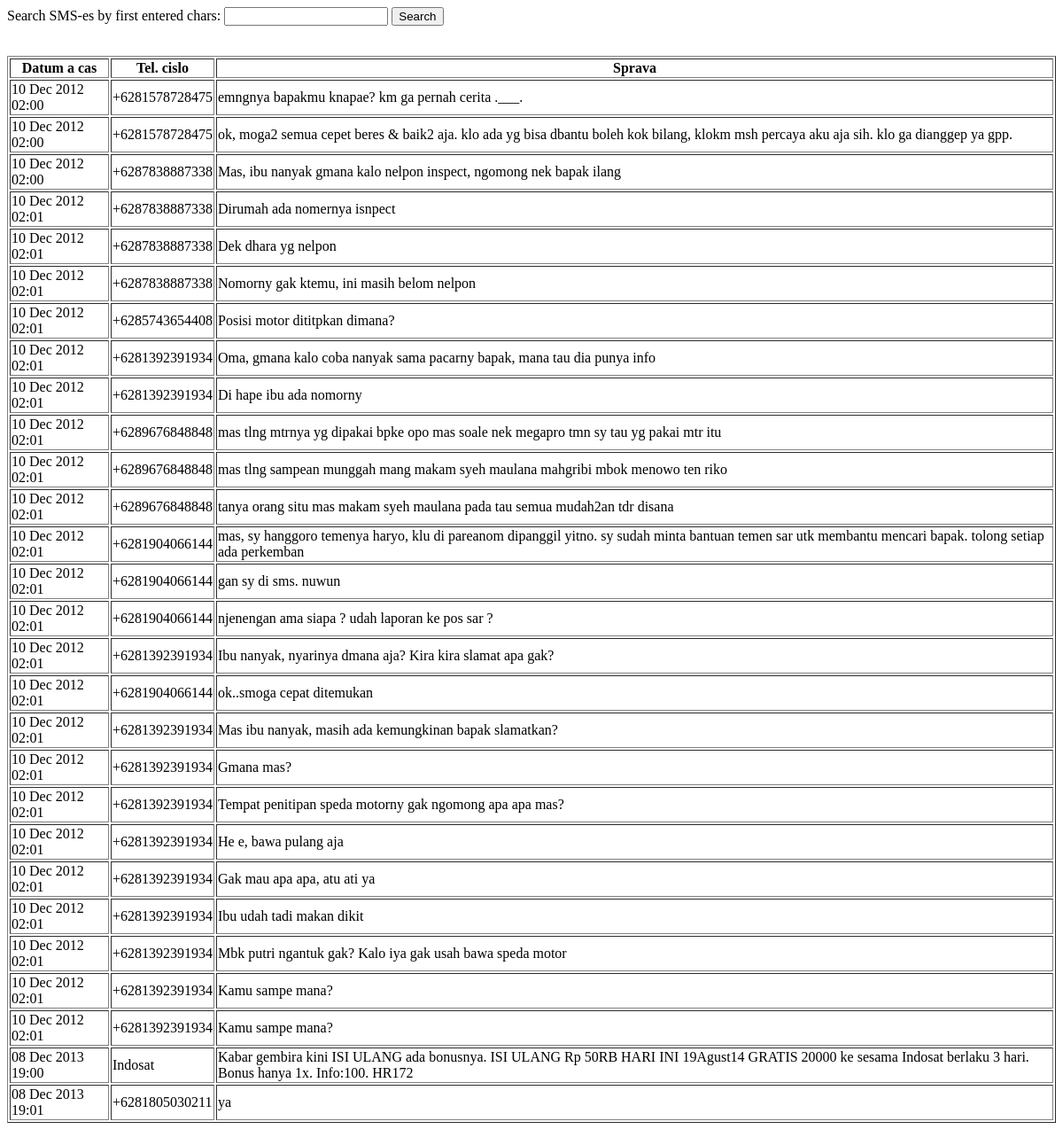
The app's page /gammu/share/doc/gammu/examples/php/smsd-mysql-list/sms.php, older data.
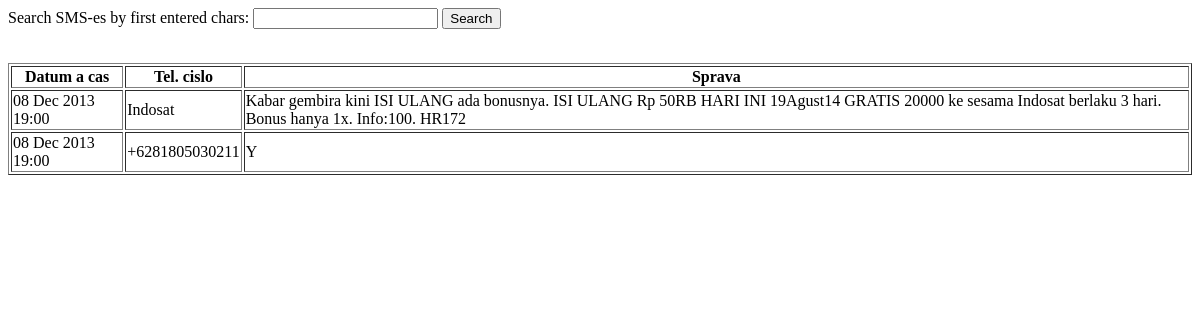
The same page, newer data.
### tables this page shows
CREATE TABLE IF NOT EXISTS `inbox` (
  `UpdatedInDB` timestamp NOT NULL DEFAULT CURRENT_TIMESTAMP ON UPDATE CURRENT_TIMESTAMP,
  `ReceivingDateTime` timestamp NOT NULL DEFAULT '0000-00-00 00:00:00',
  `Text` text NOT NULL,
  `SenderNumber` varchar(20) NOT NULL DEFAULT '',
  `Coding` enum('Default_No_Compression','Unicode_No_Compression','8bit','Default_Compression','Unicode_Compression') NOT NULL DEFAULT 'Default_No_Compression',
  `UDH` text NOT NULL,
  `SMSCNumber` varchar(20) NOT NULL DEFAULT '',
  `Class` int(11) NOT NULL DEFAULT '-1',
  `TextDecoded` text NOT NULL,
  `ID` int(10) unsigned NOT NULL AUTO_INCREMENT,
  `RecipientID` text NOT NULL,
  `Processed` enum('false','true') NOT NULL DEFAULT 'false',
  PRIMARY KEY (`ID`)
);

### gammu/share/doc/gammu/examples/php/smsd-mysql-list/sms.php (the view, shortened to what this page needs)
<html>
<head>
</head>
<body>
<FORM ACTION=sms.php method="post">
Search SMS-es by first entered chars:
<INPUT NAME=Char SIZE=20>
<INPUT TYPE=SUBMIT VALUE="Search"><br/><br/>
</FORM>
<?
function mysql_timestamp_to_human($dt)
{
	$yr=strval(substr($dt,0,4));
	$mo=strval(substr($dt,4,2));
	$da=strval(substr($dt,6,2));
	$hr=strval(substr($dt,8,2));
	$mi=strval(substr($dt,10,2));
        return date("d M Y H:i", mktime ($hr,$mi,0,$mo,$da,$yr))."";
}
if ($Char!="")
    $If = "WHERE TextDecoded LIKE '".AddSlashes($Char)."%'";
else
    $If = "";
$result = mysql_query("SELECT * FROM inbox $If ORDER BY ReceivingDateTime");
echo "<table border=1>";
echo "<tr> <th>Datum a cas </th><th>Tel. cislo</th> <th>Sprava</th> </tr>";
while($row = mysql_fetch_array( $result )) {
	echo "<tr><td>";
	$d= $row['ReceivingDateTime'];
	echo mysql_timestamp_to_human($d);
	echo "</td><td>";
	echo $row['SenderNumber'];
	echo "</td><td>";
	echo $row['TextDecoded'];
	echo "</td></tr>";
}
echo "</table>";
?>
<br><br><br>
</body>
</html>

Row changes from the older to the newer data that the page shows:
removed inbox: ReceivingDateTime "10 Dec 2012 02:00", SenderNumber "+6281578728475", TextDecoded "emngnya bapakmu knapae? km ga pernah cerita .___."
removed inbox: ReceivingDateTime "10 Dec 2012 02:00", SenderNumber "+6281578728475", TextDecoded "ok, moga2 semua cepet beres & baik2 aja. klo ada yg bisa dbantu boleh kok bilang, klokm msh percaya aku aja sih. klo ga dianggep ya gpp."
removed inbox: ReceivingDateTime "10 Dec 2012 02:00", SenderNumber "+6287838887338", TextDecoded "Mas, ibu nanyak gmana kalo nelpon inspect, ngomong nek bapak ilang"
removed inbox: ReceivingDateTime "10 Dec 2012 02:01", SenderNumber "+6287838887338", TextDecoded "Dirumah ada nomernya isnpect"
removed inbox: ReceivingDateTime "10 Dec 2012 02:01", SenderNumber "+6287838887338", TextDecoded "Dek dhara yg nelpon"
removed inbox: ReceivingDateTime "10 Dec 2012 02:01", SenderNumber "+6287838887338", TextDecoded "Nomorny gak ktemu, ini masih belom nelpon"
removed inbox: ReceivingDateTime "10 Dec 2012 02:01", SenderNumber "+6285743654408", TextDecoded "Posisi motor dititpkan dimana?"
removed inbox: ReceivingDateTime "10 Dec 2012 02:01", SenderNumber "+6281392391934", TextDecoded "Oma, gmana kalo coba nanyak sama pacarny bapak, mana tau dia punya info"
removed inbox: ReceivingDateTime "10 Dec 2012 02:01", SenderNumber "+6281392391934", TextDecoded "Di hape ibu ada nomorny"
removed inbox: ReceivingDateTime "10 Dec 2012 02:01", SenderNumber "+6289676848848", TextDecoded "mas tlng mtrnya yg dipakai bpke opo mas soale nek megapro tmn sy tau yg pakai mtr itu"
removed inbox: ReceivingDateTime "10 Dec 2012 02:01", SenderNumber "+6289676848848", TextDecoded "mas tlng sampean munggah mang makam syeh maulana mahgribi mbok menowo ten riko"
removed inbox: ReceivingDateTime "10 Dec 2012 02:01", SenderNumber "+6289676848848", TextDecoded "tanya orang situ mas makam syeh maulana pada tau semua mudah2an tdr disana"
removed inbox: ReceivingDateTime "10 Dec 2012 02:01", SenderNumber "+6281904066144", TextDecoded "mas, sy hanggoro temenya haryo, klu di pareanom dipanggil yitno. sy sudah minta bantuan temen sar utk membantu mencari bapak. tolong setiap ada perkemban"
removed inbox: ReceivingDateTime "10 Dec 2012 02:01", SenderNumber "+6281904066144", TextDecoded "gan sy di sms. nuwun"
removed inbox: ReceivingDateTime "10 Dec 2012 02:01", SenderNumber "+6281904066144", TextDecoded "njenengan ama siapa ? udah laporan ke pos sar ?"
removed inbox: ReceivingDateTime "10 Dec 2012 02:01", SenderNumber "+6281392391934", TextDecoded "Ibu nanyak, nyarinya dmana aja? Kira kira slamat apa gak?"
removed inbox: ReceivingDateTime "10 Dec 2012 02:01", SenderNumber "+6281904066144", TextDecoded "ok..smoga cepat ditemukan"
removed inbox: ReceivingDateTime "10 Dec 2012 02:01", SenderNumber "+6281392391934", TextDecoded "Mas ibu nanyak, masih ada kemungkinan bapak slamatkan?"
removed inbox: ReceivingDateTime "10 Dec 2012 02:01", SenderNumber "+6281392391934", TextDecoded "Gmana mas?"
removed inbox: ReceivingDateTime "10 Dec 2012 02:01", SenderNumber "+6281392391934", TextDecoded "Tempat penitipan speda motorny gak ngomong apa apa mas?"
removed inbox: ReceivingDateTime "10 Dec 2012 02:01", SenderNumber "+6281392391934", TextDecoded "He e, bawa pulang aja"
removed inbox: ReceivingDateTime "10 Dec 2012 02:01", SenderNumber "+6281392391934", TextDecoded "Gak mau apa apa, atu ati ya"
removed inbox: ReceivingDateTime "10 Dec 2012 02:01", SenderNumber "+6281392391934", TextDecoded "Ibu udah tadi makan dikit"
removed inbox: ReceivingDateTime "10 Dec 2012 02:01", SenderNumber "+6281392391934", TextDecoded "Mbk putri ngantuk gak? Kalo iya gak usah bawa speda motor"
removed inbox: ReceivingDateTime "10 Dec 2012 02:01", SenderNumber "+6281392391934", TextDecoded "Kamu sampe mana?"
removed inbox: ReceivingDateTime "10 Dec 2012 02:01", SenderNumber "+6281392391934", TextDecoded "Kamu sampe mana?"
changed inbox (number 2 of 2 on the later page): ReceivingDateTime "08 Dec 2013 19:01" → "08 Dec 2013 19:00"; TextDecoded "ya" → "Y"
